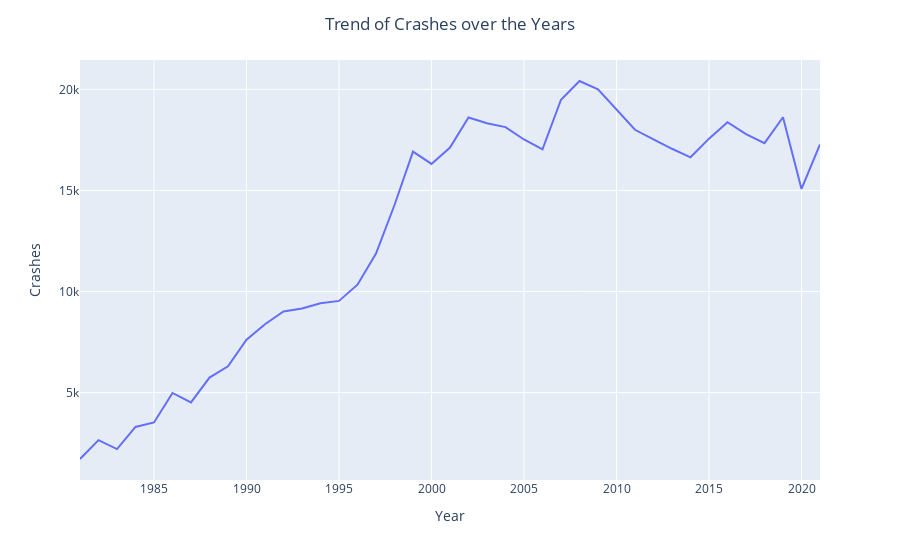

Source (notebook cell):
### Code cell
fig = px.line(df, x='year', y='crashes')
fig.update_layout(
    title={
        'text': 'Trend of Crashes over the Years',
        'x': 0.5,  # Set the horizontal alignment to center
        'xanchor': 'center'  # Anchor the title in the center
    },
    xaxis_title='Year',
    yaxis_title='Crashes'
)
fig.show()

### Figure 1 — Plotly figure (JSON) as saved in the notebook; plotly's stock layout.template omitted (floating-point values rounded to 4 significant figures)
{"data": [{"hovertemplate": "year=%{x}<br>crashes=%{y}<extra></extra>", "legendgroup": "", "line": {"color": "#636efa", "dash": "solid"}, "marker": {"symbol": "circle"}, "mode": "lines", "name": "", "orientation": "v", "showlegend": false, "type": "scatter", "x": [1981, 1982, 1983, 1984, 1985, 1986, 1987, 1988, 1989, 1990, 1991, 1992, 1993, 1994, 1995, 1996, 1997, 1998, 1999, 2000, 2001, 2002, 2003, 2004, 2005, 2006, 2007, 2008, 2009, 2010, 2011, 2012, 2013, 2014, 2015, 2016, 2017, 2018, 2019, 2020, 2021], "xaxis": "x", "y": [1715, 2648, 2205, 3300, 3521, 4983, 4515, 5741, 6299, 7614, 8381, 9017, 9161, 9420, 9536, 10338, 11882, 14279, 16922, 16313, 17125, 18610, 18329, 18136, 17522, 17035, 19487, 20415, 20000, 18978, 18001, 17527, 17062, 16641, 17564, 18373, 17786, 17341, 18623, 15075, 17277], "yaxis": "y"}], "layout": {"legend": {"tracegroupgap": 0}, "margin": {"t": 60}, "title": {"text": "Trend of Crashes over the Years", "x": 0.5, "xanchor": "center"}, "xaxis": {"anchor": "y", "domain": [0, 1], "title": {"text": "Year"}}, "yaxis": {"anchor": "x", "domain": [0, 1], "title": {"text": "Crashes"}}}}
